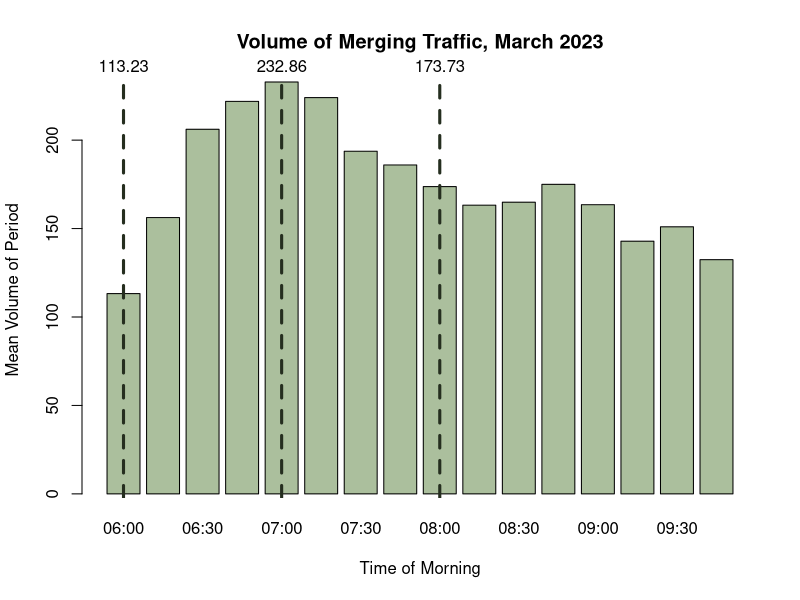
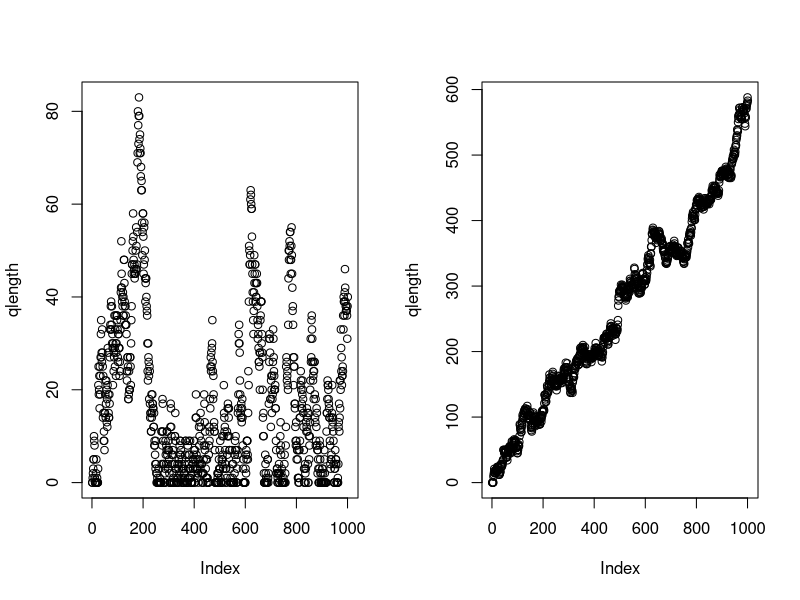
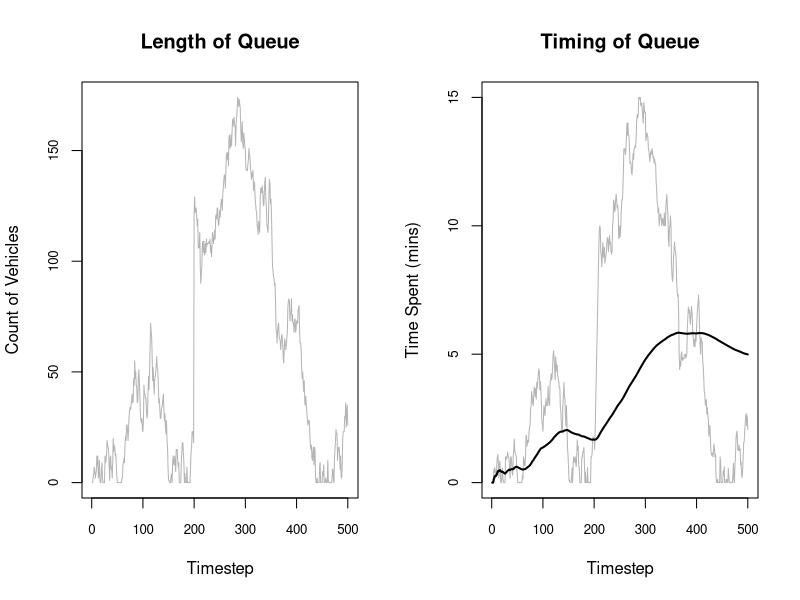
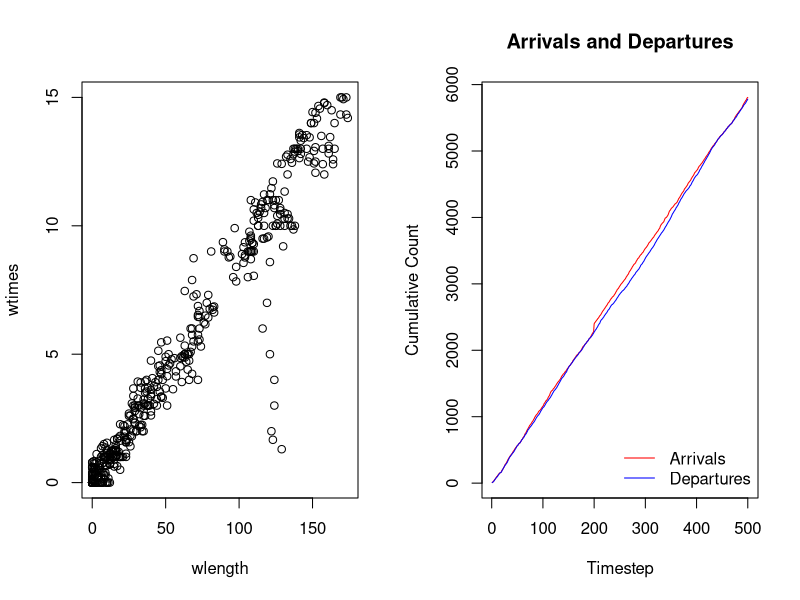
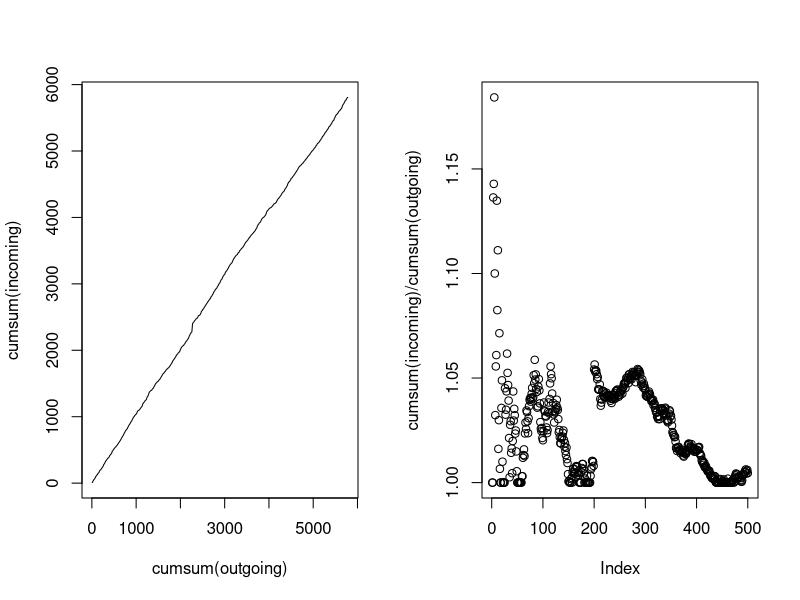
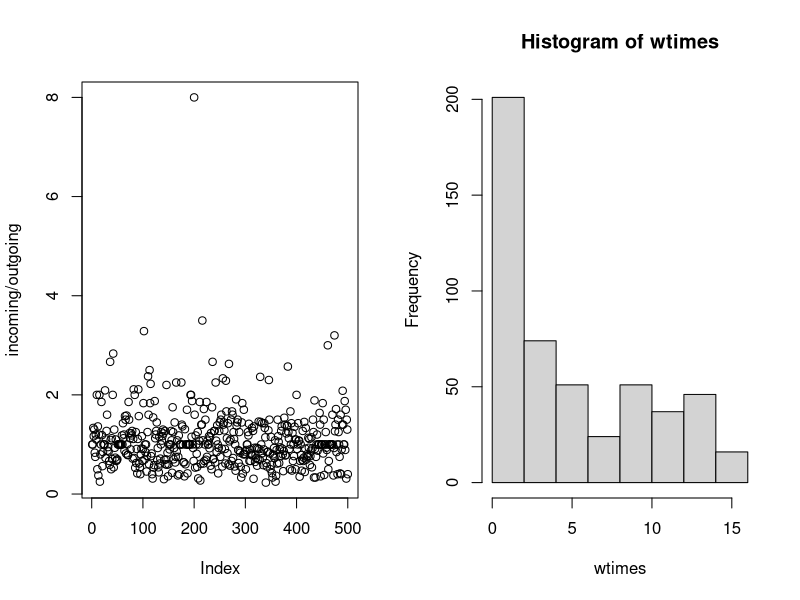

Generate these figures, in order, with R:
## ---- chunk 1
#| include: false

# Keep these commented as the full files were too large to upload to Github
# Importing datasets
# raw23 <- read.csv("2023-03.csv")
# raw25 <- read.csv("2025-03.csv")

# Filtering for on-ramp segment
# ramp25 <- raw25[raw25$MLinkID == 5725, ]
# ramp23 <- raw23[raw23$MLinkID == 5725, ]

# Filtering for the freeway segment directly following the on-ramp
# fwy25 <- raw25[raw25$MLinkID == 183, ]
# fwy23 <- raw23[raw23$MLinkID == 183, ]

# Simplified import commands
ramp25 <- read.csv("ramp25.csv")
ramp23 <- read.csv("ramp23.csv")

fwy25 <- read.csv("fwy25.csv")
fwy23 <- read.csv("fwy23.csv")
## ---- chunk 2
#| include: false

library(lubridate)

# Converting datetime strings to date objects
ramp23$Date.Time.AWST <- ymd_hm(ramp23$Date.Time.AWST)

# Adding day of the week column (1=sunday, 7=saturday)
ramp23$Weekday <- wday(ramp23$Date.Time.AWST)

# Adding hour of the day column
ramp23$Hour <- hour(ramp23$Date.Time.AWST)

# Adding 15-min segment identifier of column
ramp23$Period <- format(ramp23$Date.Time.AWST, "%H:%M")

# Removing weekends
ramp23.wk <- ramp23[ramp23$Weekday %in% c(2, 3, 4, 5, 6), ]

# Filtering for only the morning peak (6am-10am)
ramp23.pk.wk <- ramp23.wk[6 <= ramp23.wk$Hour & ramp23.wk$Hour < 10, ]

# Removing public holidays (March 6 is the onyl date - Labour Day)
ramp23.pk.wk <- ramp23.pk.wk[date(ramp23.pk.wk$Date.Time.AWST) != "2023-03-06", ]
## ---- chunk 3
head(ramp23[, c(-6, -7, -8, -9, -10)])
## ---- chunk 4
#| include: false

smeans <- aggregate(Volume ~ Period, 
                           data = ramp23.pk.wk, 
                           FUN = mean)

# getting max volume
smax <- max(smeans$Volume)
maxindex <- which(smeans$Volume == smax)

# getting mean volume
smean <- mean(smeans$Volume)

# getting min volume
smin <- min(smeans$Volume)
minindex <- which(smeans$Volume == smin)
## ---- chunk 5
#| echo: false

bp <- barplot(smeans$Volume, names.arg = smeans$Period, col="#abbf9d", xlab = "Time of Morning", ylab = "Mean Volume of Period", main="Volume of Merging Traffic, March 2023")

abline(v = bp[1], col = "#252e1f", lwd = 3, lty = 2)
text(x = bp[1], y = smax, labels = round(smeans$Volume[1], 2), pos = 3, xpd = TRUE)

abline(v = bp[5], col = "#252e1f", lwd = 3, lty = 2)
text(x = bp[5], y = smax, labels = round(smeans$Volume[5], 2), pos = 3, xpd = TRUE)

abline(v = bp[9], col = "#252e1f", lwd = 3, lty = 2)
text(x = bp[9], y = smax, labels = round(smeans$Volume[9], 2), pos = 3, xpd = TRUE)
## ---- chunk 6
#| echo: false
smu6  <- mean(ramp23.pk.wk[ramp23.pk.wk$Period == "06:00", 4])
svar6 <- var(ramp23.pk.wk[ramp23.pk.wk$Period == "06:00", 4])

data.frame (
  Mean = smu6,
  Variance = svar6,
  row.names = c("6am (min)")
)
## ---- chunk 7
#| include: false
ssize6 <- (smu6^2) / (svar6 - smu6)
## ---- chunk 8
sim1 <- rnbinom(10000, size = ssize6, mu = smu6)
sim2 <- rpois(10000, lambda = smu6)
data.frame (
  Mean = c(smu6, mean(sim1), mean(sim2)),
  Variance = c(svar6, var(sim1), mean(sim2)),
  row.names = c("Dataset", "NBinom Sim", "Poisson Sim  ")
)
## ---- chunk 9
#| echo: false
data.frame(
  Mean = smu6 / 15,
  Variance = svar6 / 15^2,
  Size = ((smu6/15)^2) / ((svar6/(15^2)) - smu6/15),
  row.names = c("Vehicles/min")
  )
## ---- chunk 10
#| echo: false

data.frame(
  Mean = c(smu6, smu6/15, smu6/15),
  Size = c(ssize6, ((smu6/15)^2) / ((svar6/(15^2)) - smu6/15), ssize6/15),
  row.names = c("Vehicles/15min", "Vehicles/min (Method 1)", "Vehicles/min (Method 2)")
)
## ---- chunk 11
#| include: false

# 6am models
# leave as the same

# 7am models
smu7  <- mean(ramp23.pk.wk[ramp23.pk.wk$Period == "07:00", 4])
svar7 <- var(ramp23.pk.wk[ramp23.pk.wk$Period == "07:00", 4])
ssize7 <- ((smu7^2) / (svar7 - smu7))

# 8am models
smu8  <- mean(ramp23.pk.wk[ramp23.pk.wk$Period == "08:00", 4])
svar8 <- var(ramp23.pk.wk[ramp23.pk.wk$Period == "08:00", 4])
ssize8 <- ((smu8^2) / (svar8 - smu8))

# update to vehicles / 15 minute
# we no longer use variance! DO NOT TOUCHHHH VARIANCE
smu6 <- smu6 / 15
ssize6 <- ssize6 / 15

smu7 <- smu7 / 15
ssize7 <- ssize7 / 15

smu8 <- smu8 / 15
ssize8 <- ssize8 / 15
## ---- chunk 12
#| echo: false

data.frame(
  Mean = c(smu6, smu7, smu8),
  Size = c(ssize6, ssize7, ssize8),
  row.names = c("6am (min)", "7am (max)", "8am (mean)")
)
## ---- chunk 13
T <- 1000

# average 12 cars per minute release
release <- 12

qlength <- numeric(T)

for (i in 1:T) {
  qlength[i+1] <- qlength[i] + rnbinom(1, size=ssize8, mu=smu8)
  qlength[i+1] <- max(0, qlength[i+1] - release)
}

par(mfrow=c(1, 2))
plot(qlength)


# average 11 cars per minute
release <- 11

qlength <- numeric(T)

for (i in 1:T) {
  qlength[i+1] <- qlength[i] + rnbinom(1, size=ssize8, mu=smu8)
  qlength[i+1] <- max(0, qlength[i+1] - release)
}

plot(qlength)
## ---- chunk 14
set.seed(1234)
T <- 500 # no. of timesteps (each is a minute) #### 250 timesteps helps to see stuff better
c <- 2 # no. of lanes

mu <- 6 # mean no. vehicles released PER LANE in one timestep
lambda <- smu8 # mean no. vehicles arriving TOTAL in one timestep
dispersion <- ssize8 # dispersion parameter for arrival rate

queue <- c()
incoming <- c()
outgoing <- c()

wtimes <- list()
wlength <- numeric(T)

for (i in 1:T) {
  # arrivals
  arrivals <- rnbinom(1, size = dispersion, mu = lambda)
  
  if(i == 200) {
    arrivals <- arrivals + 100 # TESTING VEHICLE INJECTION
    # TESTING PIECEWISE
    # lambda <- smu7
    # dispersion <- ssize7
  }
  
  queue <- c(queue, rep(i, arrivals))
  incoming <- c(incoming, arrivals)

  # release parameters
  rrate <- sum(rpois(c, mu))
  rtimes <- c()

  # finding how many cars should be released
  released <- min(length(queue), rrate)
  outgoing <- c(outgoing, released)

  # releasing cars and tracking how long they waited
  if (released > 0) {
    rtimes <- c(rtimes, i - queue[1:released])
    queue <- queue[-(1:released)]
  }

  # record data
  wtimes[[i]] <- rtimes
  wlength[i] <- length(queue)

}

test <- wtimes

for (i in 1:T) {
  wtimes[[i]] <- mean(wtimes[[i]])
}
wtimes <- unlist(wtimes)
mean(wtimes, na.rm = TRUE)
mean(wlength, na.rm = TRUE)

cleanwtimes <- wtimes
cleanwtimes[is.na(cleanwtimes)] <- 0
k <- 20 # 10 averages
movingavg <- filter(cleanwtimes, rep(1/k, k), sides = 1)
## ---- chunk 15
par(mfrow = c(1, 2))
# queue length plot
plot(wlength, type="l", xlab="Timestep", ylab="Count of Vehicles", cex.axis = 0.8, col="#b5b5b5", main="Length of Queue")
# abline(v = 300, lwd=2, col="#737373")

# time spent waiting plot
plot(wtimes, type="l", xlab="Timestep", ylab="Time Spent (mins)", cex.axis = 0.8, col="#b5b5b5", main = "Timing of Queue")
# abline(v = 300, lwd=2, col="#737373")
lines(cumsum(wtimes)/seq_len(T), lwd=2)
# lines(movingavg, col="blue", lwd=2)

# hysteresis plot
plot(wlength, wtimes)

# incoming vs outgoing
plot(cumsum(incoming), type="l", col="red", xlab="Timestep", ylab="Cumulative Count", main="Arrivals and Departures")
lines(cumsum(outgoing), type="l", col="blue")
legend("bottomright", legend=c("Arrivals", "Departures"), col=c("red", "blue"), lty=1, bty="n")
# t.test(lm(cumsum(outgoing[1:100]) ~ seq(1, 100)), lm(cumsum(outgoing[200:300]) ~ seq(200:300)), paired = TRUE)

# another incoming vs outgoing
plot(cumsum(outgoing), cumsum(incoming), type="l")

# one more
plot(cumsum(incoming) / cumsum(outgoing))
plot(incoming / outgoing)

# level of service
hist(wtimes)
## ---- chunk 16
# T <- 1000 # no. of timesteps (each is a 15min interval)
# c <- 2 # no. of lanes
# 
# mu <- 6 # mean no. vehicles released PER LANE in one timestep
# lambda <- smu8 # mean no. vehicles arriving TOTAL in one timestep
# dispersion <- ssize8 # dispersion parameter for arrival rate
# 
# q1 <- c()
# q2 <- c()
# 
# wtimes <- list()
# q1c <- numeric(T)
# q2c <- numeric(T)
# 
# avg_wait_at_i <- list()
# 
# for (i in 1:T) {
#   # arrivals
#   arrivals <- rnbinom(1, size = dispersion, mu = lambda)
# 
#   q1a <- floor(arrivals / 2)
#   q2a <- ceiling(arrivals /2)
# 
#   q1 <- c(q1, rep(i, q1a))
#   q2 <- c(q2, rep(i, q2a))
# 
#   # release parameters
#   release <- mu
#   timestep.wtimes <- c()
# 
#   # finding how many cars should be released
#   q1r <- min(length(q1), release)
#   q2r <- min(length(q2), release)
# 
#   # releasing cars and tracking how long they waited
#   if (q1r > 0) {
#     timestep.wtimes <- c(timestep.wtimes, i - q1[1:q1r])
#     q1 <- q1[-(1:q1r)]
#   }
#   if (q2r > 0) {
#     timestep.wtimes <- c(timestep.wtimes, i - q2[1:q2r])
#     q2 <- q2[-(1:q2r)]
#   }
# 
#   # record data
#   wtimes[[i]] <- timestep.wtimes
#   q1c[i] <- length(q1)
#   q2c[i] <- length(q2)
# 
#   avg_wait_at_i[i] <- if(length(timestep.wtimes) > 0) mean(timestep.wtimes)
# 
# }
# all_waits <- unlist(wtimes)
# plot(q1c)
# # plot(1:T, avg_wait_at_i)
